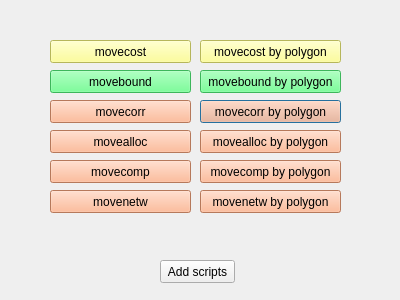
<?xml version="1.0" encoding="UTF-8"?>
<ui version="4.0">
 <class>MOVECOSTDialogBase</class>
 <widget class="QDialog" name="MOVECOSTDialogBase">
  <property name="geometry">
   <rect>
    <x>0</x>
    <y>0</y>
    <width>400</width>
    <height>300</height>
   </rect>
  </property>
  <property name="windowTitle">
   <string>movecost</string>
  </property>
  <property name="windowIcon">
   <iconset resource="resources.qrc">
    <normaloff>:/plugins/movecost/movecost.png</normaloff>:/plugins/movecost/movecost.png</iconset>
  </property>
  <widget class="QPushButton" name="pushButton_movecorr_p">
   <property name="geometry">
    <rect>
     <x>200</x>
     <y>100</y>
     <width>141</width>
     <height>23</height>
    </rect>
   </property>
   <property name="toolTip">
    <string>&lt;html&gt;&lt;head/&gt;&lt;body&gt;&lt;p&gt;R function for calculating least-cost corridor between point locations using a polygon area to download the dtm&lt;/p&gt;&lt;/body&gt;&lt;/html&gt;</string>
   </property>
   <property name="styleSheet">
    <string notr="true">background-color: rgb(255, 170, 127);</string>
   </property>
   <property name="text">
    <string>movecorr by polygon</string>
   </property>
  </widget>
  <widget class="QPushButton" name="pushButton_add_script">
   <property name="geometry">
    <rect>
     <x>160</x>
     <y>260</y>
     <width>75</width>
     <height>23</height>
    </rect>
   </property>
   <property name="text">
    <string>Add scripts</string>
   </property>
  </widget>
  <widget class="QPushButton" name="pushButton_movecost_p">
   <property name="geometry">
    <rect>
     <x>200</x>
     <y>40</y>
     <width>141</width>
     <height>23</height>
    </rect>
   </property>
   <property name="toolTip">
    <string>&lt;html&gt;&lt;head/&gt;&lt;body&gt;&lt;p&gt;R function for calculating accumulated anisotropic slope-dependant cost of movement across the terrain and least-cost paths from a point origin using a polygon area to download the dtm&lt;/p&gt;&lt;/body&gt;&lt;/html&gt;</string>
   </property>
   <property name="styleSheet">
    <string notr="true">background-color: rgb(255, 255, 127);</string>
   </property>
   <property name="text">
    <string>movecost by polygon</string>
   </property>
  </widget>
  <widget class="QPushButton" name="pushButton_movebound_p">
   <property name="geometry">
    <rect>
     <x>200</x>
     <y>70</y>
     <width>141</width>
     <height>23</height>
    </rect>
   </property>
   <property name="toolTip">
    <string>&lt;html&gt;&lt;head/&gt;&lt;body&gt;&lt;p&gt;R function for calculating slope-dependant walking cost boundary(ies) around point location(s) using a polygon area to download the dtm&lt;/p&gt;&lt;/body&gt;&lt;/html&gt;</string>
   </property>
   <property name="styleSheet">
    <string notr="true">background-color: rgb(85, 255, 127);</string>
   </property>
   <property name="text">
    <string>movebound by polygon</string>
   </property>
  </widget>
  <widget class="QPushButton" name="pushButton_movebound">
   <property name="geometry">
    <rect>
     <x>50</x>
     <y>70</y>
     <width>141</width>
     <height>23</height>
    </rect>
   </property>
   <property name="toolTip">
    <string>&lt;html&gt;&lt;head/&gt;&lt;body&gt;&lt;p&gt;R function for calculating slope-dependant walking cost boundary(ies) around point location(s)&lt;/p&gt;&lt;/body&gt;&lt;/html&gt;</string>
   </property>
   <property name="styleSheet">
    <string notr="true">background-color: rgb(85, 255, 127);</string>
   </property>
   <property name="text">
    <string>movebound</string>
   </property>
  </widget>
  <widget class="QPushButton" name="pushButton_movealloc_p">
   <property name="geometry">
    <rect>
     <x>200</x>
     <y>130</y>
     <width>141</width>
     <height>23</height>
    </rect>
   </property>
   <property name="toolTip">
    <string>&lt;html&gt;&lt;head/&gt;&lt;body&gt;&lt;p&gt;R function for calculating slope-dependant walking-cost allocation to origins&lt;/p&gt;&lt;/body&gt;&lt;/html&gt;</string>
   </property>
   <property name="styleSheet">
    <string notr="true">background-color: rgb(255, 170, 127);</string>
   </property>
   <property name="text">
    <string>movealloc by polygon</string>
   </property>
  </widget>
  <widget class="QPushButton" name="pushButton_movealloc">
   <property name="geometry">
    <rect>
     <x>50</x>
     <y>130</y>
     <width>141</width>
     <height>23</height>
    </rect>
   </property>
   <property name="toolTip">
    <string>&lt;html&gt;&lt;head/&gt;&lt;body&gt;&lt;p&gt;R function for calculating slope-dependant walking-cost allocation to origins&lt;/p&gt;&lt;/body&gt;&lt;/html&gt;</string>
   </property>
   <property name="styleSheet">
    <string notr="true">background-color: rgb(255, 170, 127);</string>
   </property>
   <property name="text">
    <string>movealloc</string>
   </property>
  </widget>
  <widget class="QPushButton" name="pushButton_movecost">
   <property name="geometry">
    <rect>
     <x>50</x>
     <y>40</y>
     <width>141</width>
     <height>23</height>
    </rect>
   </property>
   <property name="toolTip">
    <string>&lt;html&gt;&lt;head/&gt;&lt;body&gt;&lt;p&gt;R function for calculating accumulated anisotropic slope-dependant cost of movement across the terrain and least-cost paths from a point origin&lt;/p&gt;&lt;/body&gt;&lt;/html&gt;</string>
   </property>
   <property name="styleSheet">
    <string notr="true">alternate-background-color: rgb(255, 255, 127);
background-color: rgb(255, 255, 127);</string>
   </property>
   <property name="text">
    <string>movecost</string>
   </property>
  </widget>
  <widget class="QPushButton" name="pushButton_movecorr">
   <property name="geometry">
    <rect>
     <x>50</x>
     <y>100</y>
     <width>141</width>
     <height>23</height>
    </rect>
   </property>
   <property name="toolTip">
    <string>&lt;html&gt;&lt;head/&gt;&lt;body&gt;&lt;p&gt;R function for calculating least-cost corridor between point locations&lt;/p&gt;&lt;/body&gt;&lt;/html&gt;</string>
   </property>
   <property name="styleSheet">
    <string notr="true">background-color: rgb(255, 170, 127);</string>
   </property>
   <property name="text">
    <string>movecorr</string>
   </property>
  </widget>
  <widget class="QPushButton" name="pushButton_movecomp">
   <property name="geometry">
    <rect>
     <x>50</x>
     <y>160</y>
     <width>141</width>
     <height>23</height>
    </rect>
   </property>
   <property name="toolTip">
    <string>&lt;html&gt;&lt;head/&gt;&lt;body&gt;&lt;p&gt;R function for comparing least-cost paths generated using different cost functions&lt;/p&gt;&lt;/body&gt;&lt;/html&gt;</string>
   </property>
   <property name="styleSheet">
    <string notr="true">background-color: rgb(255, 170, 127);</string>
   </property>
   <property name="text">
    <string>movecomp</string>
   </property>
  </widget>
  <widget class="QPushButton" name="pushButton_movecomp_p">
   <property name="geometry">
    <rect>
     <x>200</x>
     <y>160</y>
     <width>141</width>
     <height>23</height>
    </rect>
   </property>
   <property name="toolTip">
    <string>&lt;html&gt;&lt;head/&gt;&lt;body&gt;&lt;p&gt;R function for comparing least-cost paths generated using different cost functions&lt;/p&gt;&lt;/body&gt;&lt;/html&gt;</string>
   </property>
   <property name="styleSheet">
    <string notr="true">background-color: rgb(255, 170, 127);</string>
   </property>
   <property name="text">
    <string>movecomp by polygon</string>
   </property>
  </widget>
  <widget class="QPushButton" name="pushButton_movenetw">
   <property name="geometry">
    <rect>
     <x>50</x>
     <y>190</y>
     <width>141</width>
     <height>23</height>
    </rect>
   </property>
   <property name="toolTip">
    <string>&lt;html&gt;&lt;head/&gt;&lt;body&gt;&lt;p&gt;R function for calculating least-cost path network&lt;/p&gt;&lt;/body&gt;&lt;/html&gt;</string>
   </property>
   <property name="styleSheet">
    <string notr="true">background-color: rgb(255, 170, 127);</string>
   </property>
   <property name="text">
    <string>movenetw</string>
   </property>
  </widget>
  <widget class="QPushButton" name="pushButton_movenetw_p">
   <property name="geometry">
    <rect>
     <x>200</x>
     <y>190</y>
     <width>141</width>
     <height>23</height>
    </rect>
   </property>
   <property name="toolTip">
    <string>&lt;html&gt;&lt;head/&gt;&lt;body&gt;&lt;p&gt;R function for calculating least-cost path network&lt;/p&gt;&lt;/body&gt;&lt;/html&gt;</string>
   </property>
   <property name="styleSheet">
    <string notr="true">background-color: rgb(255, 170, 127);</string>
   </property>
   <property name="text">
    <string>movenetw by polygon</string>
   </property>
  </widget>
 </widget>
 <!-- <resources>
  <include location="resources.qrc"/>
 </resources> -->
 <connections/>
</ui>
